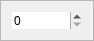
<?xml version="1.0" encoding="UTF-8"?>
<ui version="4.0">
 <class>Frame</class>
 <widget class="QFrame" name="Frame">
  <property name="enabled">
   <bool>true</bool>
  </property>
  <property name="geometry">
   <rect>
    <x>0</x>
    <y>0</y>
    <width>94</width>
    <height>38</height>
   </rect>
  </property>
  <property name="windowTitle">
   <string>Frame</string>
  </property>
  <property name="frameShape">
   <enum>QFrame::StyledPanel</enum>
  </property>
  <property name="frameShadow">
   <enum>QFrame::Raised</enum>
  </property>
  <layout class="QHBoxLayout" name="horizontalLayout">
   <item>
    <widget class="QSpinBox" name="spinBox">
     <property name="maximumSize">
      <size>
       <width>100</width>
       <height>100</height>
      </size>
     </property>
     <property name="frame">
      <bool>false</bool>
     </property>
    </widget>
   </item>
  </layout>
 </widget>
 <resources/>
 <connections/>
</ui>
